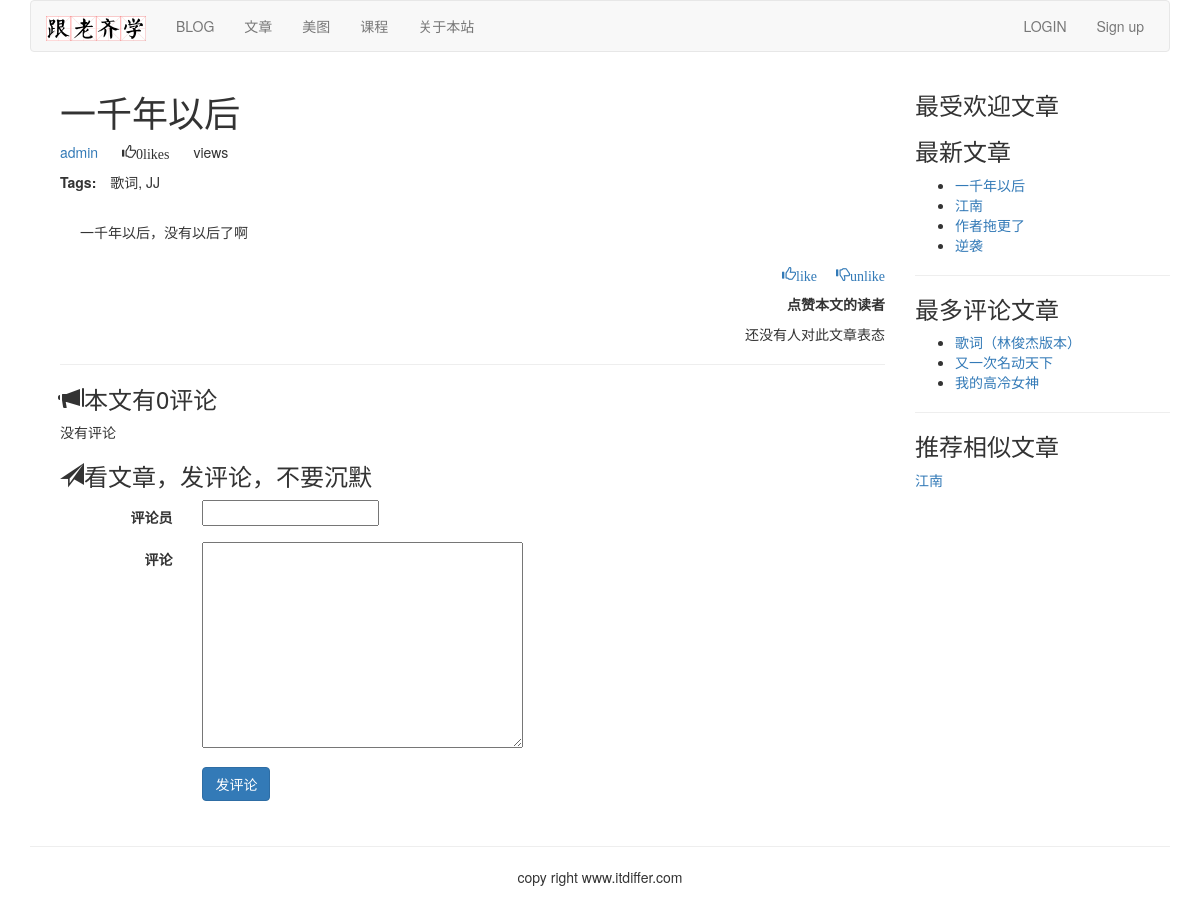
The app's page /article/list--article--detail/14/Yi-Qian-Nian-Yi-Hou/ with its own data.
### article/models.py (models this page shows, shortened)
class ArticlePost(models.Model):
    author = models.ForeignKey(User, related_name="article", on_delete=models.CASCADE)  # 作者
    title = models.CharField(max_length=200)  # 标题
    slug = models.SlugField(max_length=500)
    column = models.ForeignKey(ArticleColumn, related_name="article_column", on_delete=models.CASCADE)  # 栏目
    body = models.TextField()  # 内容
    created = models.DateTimeField(default=timezone.now)  # 创造时间
    updated = models.DateTimeField(auto_now=True)  # 更新时间
    users_like = models.ManyToManyField(User, related_name="articles_like", blank=True)
    article_tag = models.ManyToManyField(ArticleTag, related_name='article_tag', blank=True)  # 文章标签
    class Meta:
        ordering = ("-updated",)
        index_together = (('id', 'slug'),)
    def get_url_path(self):
        return reverse("article:list_article_detail", args=[self.id, self.slug])

class ArticleTag(models.Model):
    author = models.ForeignKey(User, related_name="tag",on_delete=models.CASCADE)    # 标签与作者，多对一的关系
    tag = models.CharField(max_length=500)
    def __str__(self):
        return self.tag

### article/list_views.py (the view)
# urls.py: re_path('article-detail/(?P<id>\d+)/(?P<slug>[-\w]+)/',views.article_detail,name='article_detail'),   # 反定向 标题对应的文章
def article_detail(request, id, slug):
    article = get_object_or_404(ArticlePost, id=id, slug=slug)   #指定当前的文章
    total_views = r.incr("article:{}:views".format(article.id))  # 对访问文章的次数进行记录
    r.zincrby('article_ranking', article.id, 1)
    article_ranking = r.zrange('article_ranking', 0, -1, desc=True)[:10]     #阅读量前10
    article_ranking_ids = [int(id) for id in article_ranking]
    most_viewed = list(ArticlePost.objects.filter(id__in=article_ranking_ids))
    most_viewed.sort(key=lambda x: article_ranking_ids.index(x.id))           # 排序
    if request.method == "POST":
        comment_form = CommentForm(data=request.POST)
        if comment_form.is_valid():
            new_comment = comment_form.save(commit=False)
            new_comment.article = article
            new_comment.save()
    else:
        comment_form = CommentForm()
    article_tags_ids = article.article_tag.values_list("id", flat=True)     # 返回 article 对象 article_tag 的 id 列表
    similar_articles = ArticlePost.objects.filter(article_tag__in=article_tags_ids).exclude(id=article.id)        # 找出 article_tags_ids 里面对应的文章，排除当前文章
    similar_articles = similar_articles.annotate(same_tags = Count("article_tag")).order_by('-same_tags', '-created')[:4]
    return render(request, "article/list/article_detail.html",
                  {"article": article, "total_views": total_views, "most_viewed": most_viewed,
                   "comment_form": comment_form, "similar_articles": similar_articles})

### article/forms.py
class CommentForm(forms.ModelForm):
    class Meta:
        model = Comment
        fields = ("commentator", "body",)

### article/templatetags/article_tags.py (called while the page is built)
@register.inclusion_tag('article/list/latest_articles.html')
def latest_articles(n=5):
    latest_articles = ArticlePost.objects.order_by("-created")[:n]     # 发布时间的倒序前n个   默认n=5
    return {"latest_articles":  latest_articles}    # 渲染到模板

@register.simple_tag
def most_commented_articles(n=3):
    return ArticlePost.objects.annotate(total_comments=Count('comments')).order_by("-total_comments")[:n]

@register.filter(name='markdown')
def markdown_filter(text):
    return mark_safe(markdown.markdown(text))

### templates/article/list/article_detail.html (shortened to what this page needs)
{% extends "base.html" %}
{% load article_tags %}
{% load staticfiles %}
{% block content %}
{% with total_likes=article.users_like.count users_like=article.users_like.all %}
<div class="container">
<div class="col-md-9">
    <header>
        <h1>{{ article.title }}</h1>
        <p>
            <a href="{% url 'article:author_articles' article.author.username %}">
                {{ article.author.username }}
            </a>
            <span style="margin-left:20px" class="glyphicon glyphicon-thumbs-up">{{ total_likes }}like{{ total_likes | pluralize }}</span>
            <span style="margin-left: 20px">{{ total_views }}view{{ total_views | pluralize }}</span>
        </p>
        <p> <span style="margin-right: 10px"><strong>Tags:</strong></span> {{ article.article_tag.all | join:", "}}</p>
    </header>
    <link rel="stylesheet" href="{% static 'editor/css/editormd.preview.css' %}" />
    <div id='editormd-view'>
{{ article.body | markdown }}
    </div>
     <div>
        <p class="text-right">
            <a onclick="like_article({{article.id}}, 'like')" href="#"><span class="glyphicon glyphicon-thumbs-up">like</span></a>
            <a onclick="like_article({{article.id}}, 'unlike')" href="#"><span style="margin-left: 15px;" class="glyphicon glyphicon-thumbs-down">unlike</span></a>
        </p>
    </div>
    <div>
        <p class="text-right"><strong>点赞本文的读者</strong></p>
        {% for user in article.users_like.all %}
        <p class="text-right">{{ user.username }}</p>
        {% empty %}
        <p class="text-right">还没有人对此文章表态</p>
        {% endfor %}
    </div>
    <hr>
     <div>
        <h3><span class="glyphicon glyphicon-bullhorn"></span>本文有{{ article.comments.all.count }}评论</h3>
        {% for comment in article.comments.all %}
        <div>
            <p><strong>{{ comment.commentator }}</strong>说：</p>
            <p style="margin-left:40px;">{{ comment.body }}</p>
        </div>
        {% empty %}
        <p>没有评论</p>
        {% endfor %}
        <h3><span class="glyphicon glyphicon-send"></span>看文章，发评论，不要沉默</h3>
        <form action="." method="post" class="form-horizontal" role="form">{% csrf_token %}
            <div class="form-group">
                <label for="inputEmail3" class="col-sm-2 control-label">评论员</label>
                <div class="col-sm-10">
                    {{ comment_form.commentator}}
                </div>
            </div>
            <div class="form-group">
                <label for="inputEmail3" class="col-sm-2 control-label">评论</label>
                <div class="col-sm-10">
                    {{ comment_form.body }}
                </div>
            </div>
            <div class="form-group">
                <div class="col-sm-offset-2 col-sm-10">
                    <p><input type="submit" name="" value="发评论" class="btn btn-primary"></p>
                </div>
            </div>
        </form>
    </div>
</div>
<div class="col-md-3">
    <p class="text-center"><h3>最受欢迎文章</h3></p>
    <p class="text-center"><h3>最新文章</h3></p>
     {% latest_articles 4 %}
     <hr>
    <p class="text-center"><h3>最多评论文章</h3></p>
    {% most_commented_articles as most_comments %}
    <div><ul>
        {% for comment_article in most_comments %}
        <li>
            <a href="{{comment_article.get_url_path}}">{{ comment_article.title }}</a>
        </li>
        {% endfor %}
    </ul></div>
    <hr>
    <p class="text-center"><h3>推荐相似文章</h3></p>
    <div>
        {% for similar in similar_articles %}
        <p><a href="{{ similar.get_url_path }}">{{ similar.title }}</a></p>
        {% empty %}
        <p>Sorry, 没有相似文章</p>
        {% endfor %}
    </div>
</div>
</div>
{% endwith %}
{% endblock %}

### templates/base.html (shortened to what this page needs)
{% load staticfiles %}
<!DOCTYPE html>
<html lang="en">
    <head>
    	<link rel="stylesheet" href="{% static 'css/bootstrap.css' %}">
    </head>
    <body>
        {% include "header.html" %}
        <div class="container">
        	{% block content %}{% endblock %}
        </div>
         {% include "footer.html" %}
    </body>
</html>

### templates/header.html (shortened to what this page needs)
{% load staticfiles %}
<div class="container">
    <nav class="navbar navbar-default" role="navigation">
        <div>
            <a class="navbar-brand" href="http://www.itdiffer.com">
                <img src="{% static '/images/logo.png'%}"   width="100px"  >
            </a>
        </div>
        <div>
            <ul class="nav navbar-nav" role="navigation">
                <li><a href ="{% url 'blog:blog_title' %}">BLOG</a></li>
                <li><a href="{% url 'article:article_titles' %}">文章</a> </li>
                <li><a href="{% url 'image:falls_images' %}">美图</a></li>
                <li><a href="{% url 'course:course_list' %}">课程</a></li>
                <li><a href="{% url 'course:about' %}">关于本站</a></li>
            </ul>
            <ul class="nav navbar-nav navbar-right" style="margin-right: 10px">
                {% if user.is_authenticated %}
                    <li>
                        <div class="dropdown" style="margin-top: 8px">
                            <button class="btn btn-default dropdown-toggle" type="button" id="dropdownMenuButton" data-toggle="dropdown" aria-haspopup="true" aria-expanded="false">
                            {{ user.username }}<span class="caret"></span></button>
                            <ul class="dropdown-menu" aria-labelledby="dropdownMenuButton">
                                <li><a class="dropdown-item" href="{% url 'account:password_change' %}">修改密码</a></li>
                                <li><a class="dropdown-item" href="{% url 'account:my_information' %}">个人信息</a></li>
                                <li><a class="dropdown-item" href="{% url 'article:article_column' %}" >后台管理</a></li>
                             </ul>
                        </div>
                    </li>
                    <li><a href="{% url 'account:user_logout' %}" >Logout</a></li>
                 {% else %}
                    <li><a href="{% url 'account:user_login' %}">LOGIN</a></li>
                    <li><a href="{% url 'account:user_register' %}">Sign up</a> </li>
                {% endif %}
            </ul>
        </div>
    </nav>
</div>

### templates/article/list/latest_articles.html
<ul>
    {% for article in latest_articles %}
    <li>
    	<a href="{{ article.get_url_path }}">{{ article.title }}</a>
    </li>
    {% endfor %}
</ul>

### templates/footer.html
<div class="container">
    <hr>
    <p class="text-center">copy right www.itdiffer.com</p>
</div>

### static/editor/css/editormd.preview.css (style rules this page uses)
.markdown-body { -ms-text-size-adjust: 100%; -webkit-text-size-adjust: 100%; color: #333; overflow: hidden; font-family: "Microsoft YaHei", Helvetica, "Meiryo UI", "Malgun Gothic", "Segoe UI", "Trebuchet MS", "Monaco", monospace, Tahoma, STXihei, "华文细黑", STHeiti, "Helvetica Neue", "Droid Sans", "wenquanyi micro hei", FreeSans, Arimo, Arial, SimSun, "宋体", Heiti, "黑体", sans-serif; font-size: 16px; line-height: 1.6; word-wrap: break-word; }
.markdown-body * { -moz-box-sizing: border-box; box-sizing: border-box; }
.markdown-body > *:first-child { margin-top: 0 !important; }
.markdown-body > *:last-child { margin-bottom: 0 !important; }
.markdown-body p, .markdown-body blockquote, .markdown-body ul, .markdown-body ol, .markdown-body dl, .markdown-body table, .markdown-body pre { margin-top: 0; margin-bottom: 16px; }
.editormd-preview-container, .editormd-html-preview { text-align: left; font-size: 14px; line-height: 1.6; padding: 20px; overflow: auto; width: 100%; background-color: #fff; }

### records on screen
ArticlePost: title "一千年以后", author.username "admin", article_tag.all "歌词, JJ", body "一千年以后，没有以后了啊", comments.all.count "0"
ArticlePost: title "江南"
ArticlePost: title "作者拖更了"
ArticlePost: title "逆袭"
ArticlePost: title "歌词（林俊杰版本）"
ArticlePost: title "又一次名动天下"
ArticlePost: title "我的高冷女神"

### other values on screen
{{ total_likes }} "0"
{{ total_likes | pluralize }} "s"
{{ total_views | pluralize }} "s"
